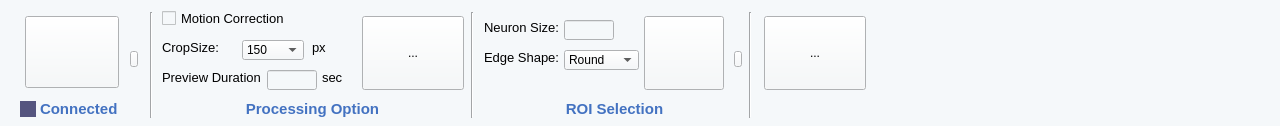
           <widget class="QWidget" name="widget_68" native="true">
            <property name="sizePolicy">
             <sizepolicy hsizetype="Fixed" vsizetype="Fixed">
              <horstretch>0</horstretch>
              <verstretch>0</verstretch>
             </sizepolicy>
            </property>
            <property name="minimumSize">
             <size>
              <width>1280</width>
              <height>126</height>
             </size>
            </property>
            <property name="maximumSize">
             <size>
              <width>16777215</width>
              <height>126</height>
             </size>
            </property>
            <property name="styleSheet">
             <string notr="true">background-color: rgb(245, 248, 250);
</string>
            </property>
            <layout class="QGridLayout" name="gridLayout_11">
             <property name="leftMargin">
              <number>0</number>
             </property>
             <property name="topMargin">
              <number>0</number>
             </property>
             <property name="rightMargin">
              <number>0</number>
             </property>
             <property name="bottomMargin">
              <number>0</number>
             </property>
             <property name="spacing">
              <number>0</number>
             </property>
             <item row="0" column="4">
              <widget class="QWidget" name="widget_5" native="true">
               <property name="styleSheet">
                <string notr="true">background-color: rgb(170, 255, 255);
background-color: rgb(245, 248, 250);</string>
               </property>
              </widget>
             </item>
             <item row="0" column="1">
              <widget class="QWidget" name="widget_2" native="true">
               <property name="sizePolicy">
                <sizepolicy hsizetype="Fixed" vsizetype="Fixed">
                 <horstretch>0</horstretch>
                 <verstretch>0</verstretch>
                </sizepolicy>
               </property>
               <property name="minimumSize">
                <size>
                 <width>322</width>
                 <height>126</height>
                </size>
               </property>
               <property name="maximumSize">
                <size>
                 <width>322</width>
                 <height>126</height>
                </size>
               </property>
               <property name="styleSheet">
                <string notr="true">background-color: rgb(170, 255, 127);
background-color: rgb(245, 248, 250);</string>
               </property>
               <widget class="QCheckBox" name="OnMotionCorrectionCheck">
                <property name="geometry">
                 <rect>
                  <x>10</x>
                  <y>10</y>
                  <width>158</width>
                  <height>16</height>
                 </rect>
                </property>
                <property name="sizePolicy">
                 <sizepolicy hsizetype="Fixed" vsizetype="Fixed">
                  <horstretch>0</horstretch>
                  <verstretch>0</verstretch>
                 </sizepolicy>
                </property>
                <property name="font">
                 <font>
                  <family>Arial</family>
                  <pointsize>10</pointsize>
                 </font>
                </property>
                <property name="text">
                 <string>Motion Correction</string>
                </property>
               </widget>
               <widget class="QComboBox" name="OnCropSizeValue">
                <property name="geometry">
                 <rect>
                  <x>90</x>
                  <y>40</y>
                  <width>62</width>
                  <height>20</height>
                 </rect>
                </property>
                <property name="sizePolicy">
                 <sizepolicy hsizetype="Fixed" vsizetype="Fixed">
                  <horstretch>0</horstretch>
                  <verstretch>0</verstretch>
                 </sizepolicy>
                </property>
                <property name="minimumSize">
                 <size>
                  <width>62</width>
                  <height>20</height>
                 </size>
                </property>
                <property name="maximumSize">
                 <size>
                  <width>62</width>
                  <height>20</height>
                 </size>
                </property>
                <property name="font">
                 <font>
                  <family>Arial</family>
                 </font>
                </property>
                <item>
                 <property name="text">
                  <string>150</string>
                 </property>
                </item>
                <item>
                 <property name="text">
                  <string>300</string>
                 </property>
                </item>
               </widget>
               <widget class="QLabel" name="label_161">
                <property name="geometry">
                 <rect>
                  <x>10</x>
                  <y>40</y>
                  <width>71</width>
                  <height>17</height>
                 </rect>
                </property>
                <property name="sizePolicy">
                 <sizepolicy hsizetype="Fixed" vsizetype="Fixed">
                  <horstretch>0</horstretch>
                  <verstretch>0</verstretch>
                 </sizepolicy>
                </property>
                <property name="font">
                 <font>
                  <family>Arial</family>
                  <pointsize>10</pointsize>
                 </font>
                </property>
                <property name="text">
                 <string>CropSize:</string>
                </property>
                <property name="alignment">
                 <set>Qt::AlignLeading|Qt::AlignLeft|Qt::AlignTop</set>
                </property>
               </widget>
               <widget class="QLabel" name="label_160">
                <property name="geometry">
                 <rect>
                  <x>160</x>
                  <y>40</y>
                  <width>18</width>
                  <height>17</height>
                 </rect>
                </property>
                <property name="sizePolicy">
                 <sizepolicy hsizetype="Fixed" vsizetype="Fixed">
                  <horstretch>0</horstretch>
                  <verstretch>0</verstretch>
                 </sizepolicy>
                </property>
                <property name="font">
                 <font>
                  <family>Arial</family>
                  <pointsize>10</pointsize>
                 </font>
                </property>
                <property name="text">
                 <string>px</string>
                </property>
                <property name="alignment">
                 <set>Qt::AlignLeading|Qt::AlignLeft|Qt::AlignTop</set>
                </property>
               </widget>
               <widget class="QLabel" name="label_163">
                <property name="geometry">
                 <rect>
                  <x>10</x>
                  <y>70</y>
                  <width>101</width>
                  <height>16</height>
                 </rect>
                </property>
                <property name="sizePolicy">
                 <sizepolicy hsizetype="Fixed" vsizetype="Fixed">
                  <horstretch>0</horstretch>
                  <verstretch>0</verstretch>
                 </sizepolicy>
                </property>
                <property name="font">
                 <font>
                  <family>Arial</family>
                  <pointsize>10</pointsize>
                 </font>
                </property>
                <property name="text">
                 <string>Preview Duration</string>
                </property>
                <property name="alignment">
                 <set>Qt::AlignLeading|Qt::AlignLeft|Qt::AlignTop</set>
                </property>
               </widget>
               <widget class="QLineEdit" name="OnPreDurationValue">
                <property name="geometry">
                 <rect>
                  <x>115</x>
                  <y>70</y>
                  <width>50</width>
                  <height>20</height>
                 </rect>
                </property>
                <property name="minimumSize">
                 <size>
                  <width>50</width>
                  <height>20</height>
                 </size>
                </property>
                <property name="maximumSize">
                 <size>
                  <width>50</width>
                  <height>20</height>
                 </size>
                </property>
               </widget>
               <widget class="QLabel" name="label_219">
                <property name="geometry">
                 <rect>
                  <x>170</x>
                  <y>70</y>
                  <width>27</width>
                  <height>16</height>
                 </rect>
                </property>
                <property name="sizePolicy">
                 <sizepolicy hsizetype="Fixed" vsizetype="Fixed">
                  <horstretch>0</horstretch>
                  <verstretch>0</verstretch>
                 </sizepolicy>
                </property>
                <property name="font">
                 <font>
                  <family>Arial</family>
                  <pointsize>10</pointsize>
                 </font>
                </property>
                <property name="text">
                 <string>sec</string>
                </property>
                <property name="alignment">
                 <set>Qt::AlignLeading|Qt::AlignLeft|Qt::AlignTop</set>
                </property>
               </widget>
               <widget class="QLabel" name="label_159">
                <property name="geometry">
                 <rect>
                  <x>10</x>
                  <y>101</y>
                  <width>301</width>
                  <height>16</height>
                 </rect>
                </property>
                <property name="font">
                 <font>
                  <family>Arial</family>
                  <pointsize>11</pointsize>
                  <weight>75</weight>
                  <bold>true</bold>
                 </font>
                </property>
                <property name="styleSheet">
                 <string notr="true">color: rgb(67, 114, 193);</string>
                </property>
                <property name="text">
                 <string>Processing Option</string>
                </property>
                <property name="alignment">
                 <set>Qt::AlignCenter</set>
                </property>
               </widget>
               <widget class="QToolButton" name="OnPreProcessingButton">
                <property name="geometry">
                 <rect>
                  <x>210</x>
                  <y>16</y>
                  <width>102</width>
                  <height>74</height>
                 </rect>
                </property>
                <property name="styleSheet">
                 <string notr="true">border-image: url(:/online/Asset 23.png);</string>
                </property>
                <property name="text">
                 <string>...</string>
                </property>
               </widget>
               <widget class="Line" name="line_2">
                <property name="geometry">
                 <rect>
                  <x>319</x>
                  <y>12</y>
                  <width>2</width>
                  <height>106</height>
                 </rect>
                </property>
                <property name="sizePolicy">
                 <sizepolicy hsizetype="Fixed" vsizetype="Fixed">
                  <horstretch>0</horstretch>
                  <verstretch>0</verstretch>
                 </sizepolicy>
                </property>
                <property name="minimumSize">
                 <size>
                  <width>2</width>
                  <height>106</height>
                 </size>
                </property>
                <property name="maximumSize">
                 <size>
                  <width>2</width>
                  <height>106</height>
                 </size>
                </property>
                <property name="orientation">
                 <enum>Qt::Vertical</enum>
                </property>
               </widget>
              </widget>
             </item>
             <item row="0" column="2">
              <widget class="QWidget" name="widget_3" native="true">
               <property name="sizePolicy">
                <sizepolicy hsizetype="Fixed" vsizetype="Fixed">
                 <horstretch>0</horstretch>
                 <verstretch>0</verstretch>
                </sizepolicy>
               </property>
               <property name="minimumSize">
                <size>
                 <width>280</width>
                 <height>126</height>
                </size>
               </property>
               <property name="maximumSize">
                <size>
                 <width>280</width>
                 <height>126</height>
                </size>
               </property>
               <property name="styleSheet">
                <string notr="true">background-color: rgb(0, 255, 127);
background-color: rgb(245, 248, 250);</string>
               </property>
               <widget class="QLabel" name="label_162">
                <property name="geometry">
                 <rect>
                  <x>10</x>
                  <y>20</y>
                  <width>94</width>
                  <height>17</height>
                 </rect>
                </property>
                <property name="sizePolicy">
                 <sizepolicy hsizetype="Fixed" vsizetype="Fixed">
                  <horstretch>0</horstretch>
                  <verstretch>0</verstretch>
                 </sizepolicy>
                </property>
                <property name="font">
                 <font>
                  <family>Arial</family>
                  <pointsize>10</pointsize>
                 </font>
                </property>
                <property name="text">
                 <string>Neuron Size:</string>
                </property>
                <property name="alignment">
                 <set>Qt::AlignLeading|Qt::AlignLeft|Qt::AlignTop</set>
                </property>
               </widget>
               <widget class="QLineEdit" name="OnNeuronSizeValue">
                <property name="geometry">
                 <rect>
                  <x>90</x>
                  <y>20</y>
                  <width>50</width>
                  <height>20</height>
                 </rect>
                </property>
                <property name="minimumSize">
                 <size>
                  <width>50</width>
                  <height>20</height>
                 </size>
                </property>
                <property name="maximumSize">
                 <size>
                  <width>50</width>
                  <height>20</height>
                 </size>
                </property>
               </widget>
               <widget class="QToolButton" name="OnAutoROIButton">
                <property name="geometry">
                 <rect>
                  <x>170</x>
                  <y>16</y>
                  <width>80</width>
                  <height>74</height>
                 </rect>
                </property>
                <property name="styleSheet">
                 <string notr="true">border-image: url(:/online/Asset 17.png);</string>
                </property>
                <property name="text">
                 <string/>
                </property>
               </widget>
               <widget class="QLabel" name="label_166">
                <property name="geometry">
                 <rect>
                  <x>10</x>
                  <y>50</y>
                  <width>93</width>
                  <height>17</height>
                 </rect>
                </property>
                <property name="sizePolicy">
                 <sizepolicy hsizetype="Fixed" vsizetype="Fixed">
                  <horstretch>0</horstretch>
                  <verstretch>0</verstretch>
                 </sizepolicy>
                </property>
                <property name="font">
                 <font>
                  <family>Arial</family>
                  <pointsize>10</pointsize>
                 </font>
                </property>
                <property name="text">
                 <string>Edge Shape:</string>
                </property>
                <property name="alignment">
                 <set>Qt::AlignLeading|Qt::AlignLeft|Qt::AlignTop</set>
                </property>
               </widget>
               <widget class="QComboBox" name="OnEdgeShapeValue">
                <property name="geometry">
                 <rect>
                  <x>90</x>
                  <y>50</y>
                  <width>75</width>
                  <height>20</height>
                 </rect>
                </property>
                <property name="minimumSize">
                 <size>
                  <width>75</width>
                  <height>20</height>
                 </size>
                </property>
                <property name="maximumSize">
                 <size>
                  <width>75</width>
                  <height>20</height>
                 </size>
                </property>
                <property name="font">
                 <font>
                  <family>Arial</family>
                 </font>
                </property>
                <item>
                 <property name="text">
                  <string>Round</string>
                 </property>
                </item>
                <item>
                 <property name="text">
                  <string>Freehand</string>
                 </property>
                </item>
               </widget>
               <widget class="QLabel" name="label_164">
                <property name="geometry">
                 <rect>
                  <x>10</x>
                  <y>101</y>
                  <width>261</width>
                  <height>16</height>
                 </rect>
                </property>
                <property name="sizePolicy">
                 <sizepolicy hsizetype="Fixed" vsizetype="Preferred">
                  <horstretch>0</horstretch>
                  <verstretch>0</verstretch>
                 </sizepolicy>
                </property>
                <property name="minimumSize">
                 <size>
                  <width>261</width>
                  <height>0</height>
                 </size>
                </property>
                <property name="font">
                 <font>
                  <family>Arial</family>
                  <pointsize>11</pointsize>
                  <weight>75</weight>
                  <bold>true</bold>
                 </font>
                </property>
                <property name="styleSheet">
                 <string notr="true">color: rgb(67, 114, 193);</string>
                </property>
                <property name="text">
                 <string>ROI Selection</string>
                </property>
                <property name="alignment">
                 <set>Qt::AlignCenter</set>
                </property>
               </widget>
               <widget class="QPushButton" name="OnROIShowButton">
                <property name="geometry">
                 <rect>
                  <x>260</x>
                  <y>51</y>
                  <width>8</width>
                  <height>16</height>
                 </rect>
                </property>
                <property name="minimumSize">
                 <size>
                  <width>8</width>
                  <height>16</height>
                 </size>
                </property>
                <property name="maximumSize">
                 <size>
                  <width>8</width>
                  <height>16</height>
                 </size>
                </property>
                <property name="styleSheet">
                 <string notr="true">border-image: url(:/online/Arrow.png);</string>
                </property>
                <property name="text">
                 <string/>
                </property>
               </widget>
               <widget class="Line" name="line_3">
                <property name="geometry">
                 <rect>
                  <x>275</x>
                  <y>12</y>
                  <width>2</width>
                  <height>106</height>
                 </rect>
                </property>
                <property name="sizePolicy">
                 <sizepolicy hsizetype="Fixed" vsizetype="Fixed">
                  <horstretch>0</horstretch>
                  <verstretch>0</verstretch>
                 </sizepolicy>
                </property>
                <property name="minimumSize">
                 <size>
                  <width>2</width>
                  <height>106</height>
                 </size>
                </property>
                <property name="maximumSize">
                 <size>
                  <width>2</width>
                  <height>106</height>
                 </size>
                </property>
                <property name="orientation">
                 <enum>Qt::Vertical</enum>
                </property>
               </widget>
              </widget>
             </item>
             <item row="0" column="3">
              <widget class="QWidget" name="widget_4" native="true">
               <property name="sizePolicy">
                <sizepolicy hsizetype="Fixed" vsizetype="Fixed">
                 <horstretch>0</horstretch>
                 <verstretch>0</verstretch>
                </sizepolicy>
               </property>
               <property name="minimumSize">
                <size>
                 <width>120</width>
                 <height>126</height>
                </size>
               </property>
               <property name="sizeIncrement">
                <size>
                 <width>120</width>
                 <height>126</height>
                </size>
               </property>
               <property name="styleSheet">
                <string notr="true">background-color: rgb(255, 255, 127);
background-color: rgb(245, 248, 250);</string>
               </property>
               <widget class="QToolButton" name="toolButton">
                <property name="geometry">
                 <rect>
                  <x>10</x>
                  <y>16</y>
                  <width>102</width>
                  <height>74</height>
                 </rect>
                </property>
                <property name="styleSheet">
                 <string notr="true">border-image: url(:/online/Asset 24.png);</string>
                </property>
                <property name="text">
                 <string>...</string>
                </property>
               </widget>
              </widget>
             </item>
             <item row="0" column="0">
              <widget class="QWidget" name="widget" native="true">
               <property name="sizePolicy">
                <sizepolicy hsizetype="Fixed" vsizetype="Fixed">
                 <horstretch>0</horstretch>
                 <verstretch>0</verstretch>
                </sizepolicy>
               </property>
               <property name="minimumSize">
                <size>
                 <width>152</width>
                 <height>126</height>
                </size>
               </property>
               <property name="maximumSize">
                <size>
                 <width>152</width>
                 <height>126</height>
                </size>
               </property>
               <property name="styleSheet">
                <string notr="true">background-color: rgb(170, 255, 0);
background-color: rgb(245, 248, 250);</string>
               </property>
               <widget class="QToolButton" name="OnScopeCamButton">
                <property name="geometry">
                 <rect>
                  <x>25</x>
                  <y>16</y>
                  <width>94</width>
                  <height>72</height>
                 </rect>
                </property>
                <property name="styleSheet">
                 <string notr="true">border-image: url(:/online/Asset 14.png);</string>
                </property>
                <property name="text">
                 <string/>
                </property>
               </widget>
               <widget class="QPushButton" name="OnScopeShowButton">
                <property name="geometry">
                 <rect>
                  <x>130</x>
                  <y>51</y>
                  <width>8</width>
                  <height>16</height>
                 </rect>
                </property>
                <property name="sizePolicy">
                 <sizepolicy hsizetype="Fixed" vsizetype="Fixed">
                  <horstretch>0</horstretch>
                  <verstretch>0</verstretch>
                 </sizepolicy>
                </property>
                <property name="minimumSize">
                 <size>
                  <width>8</width>
                  <height>16</height>
                 </size>
                </property>
                <property name="maximumSize">
                 <size>
                  <width>8</width>
                  <height>16</height>
                 </size>
                </property>
                <property name="styleSheet">
                 <string notr="true">border-image: url(:/online/Arrow.png);</string>
                </property>
                <property name="text">
                 <string/>
                </property>
               </widget>
               <widget class="QWidget" name="OnScopeCamSign" native="true">
                <property name="geometry">
                 <rect>
                  <x>20</x>
                  <y>101</y>
                  <width>16</width>
                  <height>16</height>
                 </rect>
                </property>
                <property name="minimumSize">
                 <size>
                  <width>16</width>
                  <height>16</height>
                 </size>
                </property>
                <property name="maximumSize">
                 <size>
                  <width>16</width>
                  <height>16</height>
                 </size>
                </property>
                <property name="styleSheet">
                 <string notr="true">background-color: rgb(85, 85, 127);</string>
                </property>
               </widget>
               <widget class="QLabel" name="OnScopeCamSign_2">
                <property name="geometry">
                 <rect>
                  <x>40</x>
                  <y>101</y>
                  <width>97</width>
                  <height>16</height>
                 </rect>
                </property>
                <property name="font">
                 <font>
                  <family>Arial</family>
                  <pointsize>11</pointsize>
                  <weight>75</weight>
                  <bold>true</bold>
                 </font>
                </property>
                <property name="styleSheet">
                 <string notr="true">color: rgb(67, 114, 193);</string>
                </property>
                <property name="text">
                 <string>Connected</string>
                </property>
               </widget>
               <widget class="Line" name="line">
                <property name="geometry">
                 <rect>
                  <x>150</x>
                  <y>12</y>
                  <width>2</width>
                  <height>106</height>
                 </rect>
                </property>
                <property name="sizePolicy">
                 <sizepolicy hsizetype="Fixed" vsizetype="Fixed">
                  <horstretch>0</horstretch>
                  <verstretch>0</verstretch>
                 </sizepolicy>
                </property>
                <property name="minimumSize">
                 <size>
                  <width>2</width>
                  <height>106</height>
                 </size>
                </property>
                <property name="maximumSize">
                 <size>
                  <width>2</width>
                  <height>106</height>
                 </size>
                </property>
                <property name="orientation">
                 <enum>Qt::Vertical</enum>
                </property>
               </widget>
              </widget>
             </item>
            </layout>
            <zorder>widget_4</zorder>
            <zorder>widget_3</zorder>
            <zorder>widget_2</zorder>
            <zorder>widget</zorder>
            <zorder>widget_5</zorder>
           </widget>
